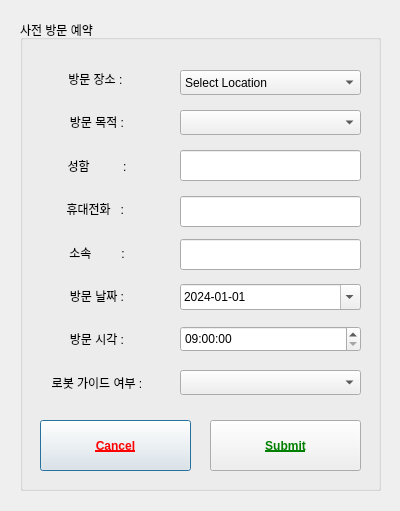
<?xml version="1.0" encoding="UTF-8"?>
<ui version="4.0">
 <class>Dialog</class>
 <widget class="QDialog" name="Dialog">
  <property name="geometry">
   <rect>
    <x>0</x>
    <y>0</y>
    <width>400</width>
    <height>511</height>
   </rect>
  </property>
  <property name="windowTitle">
   <string>Dialog</string>
  </property>
  <widget class="QGroupBox" name="groupBox">
   <property name="geometry">
    <rect>
     <x>20</x>
     <y>20</y>
     <width>361</width>
     <height>471</height>
    </rect>
   </property>
   <property name="styleSheet">
    <string notr="true">QPushButton { color: red;    font-weight: bold;}</string>
   </property>
   <property name="title">
    <string>사전 방문 예약</string>
   </property>
   <property name="checkable">
    <bool>false</bool>
   </property>
   <widget class="QPushButton" name="cancel_bt">
    <property name="geometry">
     <rect>
      <x>20</x>
      <y>400</y>
      <width>151</width>
      <height>51</height>
     </rect>
    </property>
    <property name="font">
     <font>
      <weight>75</weight>
      <bold>true</bold>
      <underline>true</underline>
     </font>
    </property>
    <property name="styleSheet">
     <string notr="true">QLabel {
    color: red;
    font-weight: bold;
}</string>
    </property>
    <property name="text">
     <string>Cancel</string>
    </property>
   </widget>
   <widget class="QPushButton" name="submit_bt">
    <property name="geometry">
     <rect>
      <x>190</x>
      <y>400</y>
      <width>151</width>
      <height>51</height>
     </rect>
    </property>
    <property name="font">
     <font>
      <weight>75</weight>
      <bold>true</bold>
      <underline>true</underline>
     </font>
    </property>
    <property name="styleSheet">
     <string notr="true">QPushButton {
    color: green;
    font-weight: bold;
}</string>
    </property>
    <property name="text">
     <string>Submit</string>
    </property>
    <property name="checkable">
     <bool>false</bool>
    </property>
    <property name="checked">
     <bool>false</bool>
    </property>
    <property name="autoRepeat">
     <bool>false</bool>
    </property>
    <property name="autoExclusive">
     <bool>false</bool>
    </property>
   </widget>
   <widget class="QComboBox" name="info_2">
    <property name="geometry">
     <rect>
      <x>160</x>
      <y>90</y>
      <width>181</width>
      <height>25</height>
     </rect>
    </property>
    <item>
     <property name="text">
      <string/>
     </property>
    </item>
    <item>
     <property name="text">
      <string>회의</string>
     </property>
    </item>
    <item>
     <property name="text">
      <string>점심</string>
     </property>
    </item>
    <item>
     <property name="text">
      <string>저녁</string>
     </property>
    </item>
   </widget>
   <widget class="QDateEdit" name="info_6">
    <property name="geometry">
     <rect>
      <x>160</x>
      <y>264</y>
      <width>181</width>
      <height>26</height>
     </rect>
    </property>
    <property name="dateTime">
     <datetime>
      <hour>0</hour>
      <minute>0</minute>
      <second>0</second>
      <year>2024</year>
      <month>1</month>
      <day>1</day>
     </datetime>
    </property>
    <property name="maximumDateTime">
     <datetime>
      <hour>23</hour>
      <minute>59</minute>
      <second>59</second>
      <year>2024</year>
      <month>12</month>
      <day>31</day>
     </datetime>
    </property>
    <property name="minimumDateTime">
     <datetime>
      <hour>0</hour>
      <minute>0</minute>
      <second>0</second>
      <year>2024</year>
      <month>1</month>
      <day>1</day>
     </datetime>
    </property>
    <property name="currentSection">
     <enum>QDateTimeEdit::YearSection</enum>
    </property>
    <property name="displayFormat">
     <string>yyyy-mM-dd</string>
    </property>
    <property name="calendarPopup">
     <bool>true</bool>
    </property>
   </widget>
   <widget class="QComboBox" name="info_8">
    <property name="geometry">
     <rect>
      <x>160</x>
      <y>350</y>
      <width>181</width>
      <height>25</height>
     </rect>
    </property>
    <item>
     <property name="text">
      <string/>
     </property>
    </item>
    <item>
     <property name="text">
      <string>네</string>
     </property>
    </item>
    <item>
     <property name="text">
      <string>아니오</string>
     </property>
    </item>
   </widget>
   <widget class="QTimeEdit" name="info_7">
    <property name="geometry">
     <rect>
      <x>160</x>
      <y>306</y>
      <width>181</width>
      <height>26</height>
     </rect>
    </property>
    <property name="dateTime">
     <datetime>
      <hour>9</hour>
      <minute>0</minute>
      <second>0</second>
      <year>2024</year>
      <month>1</month>
      <day>1</day>
     </datetime>
    </property>
    <property name="maximumDateTime">
     <datetime>
      <hour>21</hour>
      <minute>59</minute>
      <second>59</second>
      <year>2024</year>
      <month>1</month>
      <day>1</day>
     </datetime>
    </property>
    <property name="minimumDateTime">
     <datetime>
      <hour>9</hour>
      <minute>0</minute>
      <second>0</second>
      <year>2024</year>
      <month>1</month>
      <day>1</day>
     </datetime>
    </property>
    <property name="maximumTime">
     <time>
      <hour>21</hour>
      <minute>59</minute>
      <second>59</second>
     </time>
    </property>
    <property name="currentSection">
     <enum>QDateTimeEdit::HourSection</enum>
    </property>
    <property name="displayFormat">
     <string>hh:mm:ss</string>
    </property>
    <property name="calendarPopup">
     <bool>true</bool>
    </property>
   </widget>
   <widget class="QLineEdit" name="info_3">
    <property name="geometry">
     <rect>
      <x>160</x>
      <y>130</y>
      <width>181</width>
      <height>31</height>
     </rect>
    </property>
   </widget>
   <widget class="QLineEdit" name="info_4">
    <property name="geometry">
     <rect>
      <x>160</x>
      <y>176</y>
      <width>181</width>
      <height>31</height>
     </rect>
    </property>
   </widget>
   <widget class="QLineEdit" name="info_5">
    <property name="geometry">
     <rect>
      <x>160</x>
      <y>219</y>
      <width>181</width>
      <height>31</height>
     </rect>
    </property>
   </widget>
   <widget class="QWidget" name="layoutWidget">
    <property name="geometry">
     <rect>
      <x>20</x>
      <y>40</y>
      <width>114</width>
      <height>341</height>
     </rect>
    </property>
    <layout class="QVBoxLayout" name="verticalLayout">
     <item>
      <widget class="QLabel" name="label_3">
       <property name="text">
        <string>방문 장소 : </string>
       </property>
       <property name="alignment">
        <set>Qt::AlignCenter</set>
       </property>
      </widget>
     </item>
     <item>
      <widget class="QLabel" name="label_4">
       <property name="text">
        <string>방문 목적 :</string>
       </property>
       <property name="alignment">
        <set>Qt::AlignCenter</set>
       </property>
      </widget>
     </item>
     <item>
      <widget class="QLabel" name="label_5">
       <property name="text">
        <string>성함          :</string>
       </property>
       <property name="alignment">
        <set>Qt::AlignCenter</set>
       </property>
      </widget>
     </item>
     <item>
      <widget class="QLabel" name="label_6">
       <property name="text">
        <string>휴대전화   : </string>
       </property>
       <property name="alignment">
        <set>Qt::AlignCenter</set>
       </property>
      </widget>
     </item>
     <item>
      <widget class="QLabel" name="label_7">
       <property name="text">
        <string>소속         :</string>
       </property>
       <property name="alignment">
        <set>Qt::AlignCenter</set>
       </property>
      </widget>
     </item>
     <item>
      <widget class="QLabel" name="label_8">
       <property name="text">
        <string>방문 날짜 :</string>
       </property>
       <property name="alignment">
        <set>Qt::AlignCenter</set>
       </property>
      </widget>
     </item>
     <item>
      <widget class="QLabel" name="label_9">
       <property name="text">
        <string>방문 시각 :</string>
       </property>
       <property name="alignment">
        <set>Qt::AlignCenter</set>
       </property>
      </widget>
     </item>
     <item>
      <widget class="QLabel" name="label_10">
       <property name="text">
        <string>로봇 가이드 여부 :</string>
       </property>
       <property name="alignment">
        <set>Qt::AlignCenter</set>
       </property>
      </widget>
     </item>
    </layout>
   </widget>
   <widget class="QComboBox" name="info_1">
    <property name="geometry">
     <rect>
      <x>160</x>
      <y>50</y>
      <width>181</width>
      <height>25</height>
     </rect>
    </property>
    <item>
     <property name="text">
      <string>Select Location</string>
     </property>
    </item>
    <item>
     <property name="text">
      <string>애드인에듀</string>
     </property>
    </item>
    <item>
     <property name="text">
      <string>pinklab</string>
     </property>
    </item>
    <item>
     <property name="text">
      <string>까사미아</string>
     </property>
    </item>
    <item>
     <property name="text">
      <string>메머드커피</string>
     </property>
    </item>
    <item>
     <property name="text">
      <string>guidebot_staging</string>
     </property>
    </item>
    <item>
     <property name="text">
      <string>deliverybot_staging</string>
     </property>
    </item>
    <item>
     <property name="text">
      <string>patrolbot_staging</string>
     </property>
    </item>
    <item>
     <property name="text">
      <string>cleanerbot_staging</string>
     </property>
    </item>
    <item>
     <property name="text">
      <string>------------------------------------------</string>
     </property>
    </item>
    <item>
     <property name="text">
      <string>cvs_and_cafe</string>
     </property>
    </item>
    <item>
     <property name="text">
      <string>office_manager</string>
     </property>
    </item>
    <item>
     <property name="text">
      <string>outside</string>
     </property>
    </item>
    <item>
     <property name="text">
      <string>in_enterance</string>
     </property>
    </item>
    <item>
     <property name="text">
      <string>out_enterance</string>
     </property>
    </item>
    <item>
     <property name="text">
      <string>------------------------------------------</string>
     </property>
    </item>
    <item>
     <property name="text">
      <string>lobby_1</string>
     </property>
    </item>
    <item>
     <property name="text">
      <string>lobby_2</string>
     </property>
    </item>
    <item>
     <property name="text">
      <string>lobby_3</string>
     </property>
    </item>
    <item>
     <property name="text">
      <string>lobby_4</string>
     </property>
    </item>
    <item>
     <property name="text">
      <string>lobby_5</string>
     </property>
    </item>
    <item>
     <property name="text">
      <string>lobby_6</string>
     </property>
    </item>
    <item>
     <property name="text">
      <string>lobby_7</string>
     </property>
    </item>
    <item>
     <property name="text">
      <string>lobby_8</string>
     </property>
    </item>
    <item>
     <property name="text">
      <string>lobby_9</string>
     </property>
    </item>
    <item>
     <property name="text">
      <string>lobby_10</string>
     </property>
    </item>
    <item>
     <property name="text">
      <string>------------------------------------------</string>
     </property>
    </item>
    <item>
     <property name="text">
      <string>office_501</string>
     </property>
    </item>
    <item>
     <property name="text">
      <string>desk_501</string>
     </property>
    </item>
    <item>
     <property name="text">
      <string>office_502</string>
     </property>
    </item>
    <item>
     <property name="text">
      <string>desk_502</string>
     </property>
    </item>
    <item>
     <property name="text">
      <string>office_503</string>
     </property>
    </item>
    <item>
     <property name="text">
      <string>desk_503</string>
     </property>
    </item>
    <item>
     <property name="text">
      <string>------------------------------------------</string>
     </property>
    </item>
    <item>
     <property name="text">
      <string>meeting_room</string>
     </property>
    </item>
    <item>
     <property name="text">
      <string>meeting_desk</string>
     </property>
    </item>
    <item>
     <property name="text">
      <string>share_space</string>
     </property>
    </item>
    <item>
     <property name="text">
      <string>share_printer</string>
     </property>
    </item>
    <item>
     <property name="text">
      <string>share_cafe</string>
     </property>
    </item>
    <item>
     <property name="text">
      <string>------------------------------------------</string>
     </property>
    </item>
    <item>
     <property name="text">
      <string>test_1</string>
     </property>
    </item>
    <item>
     <property name="text">
      <string>minibot_charger_1</string>
     </property>
    </item>
   </widget>
  </widget>
 </widget>
 <resources/>
 <connections/>
</ui>
